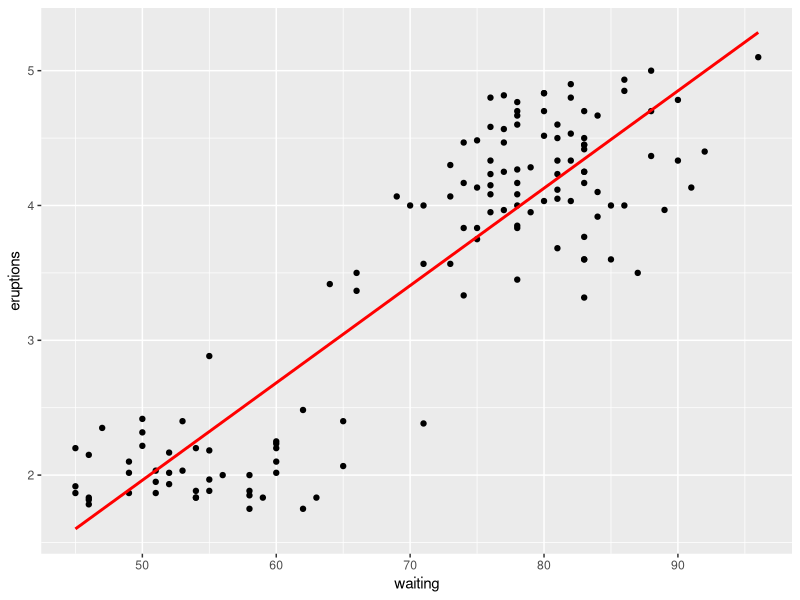
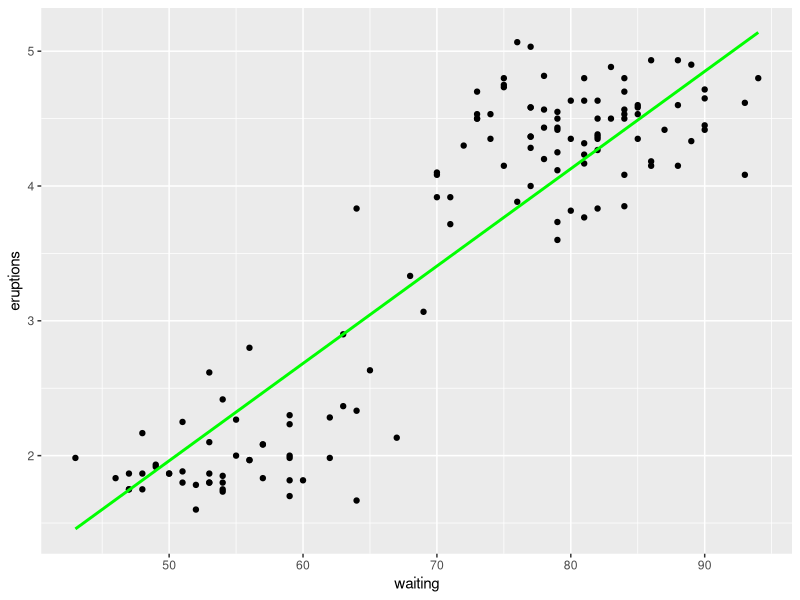
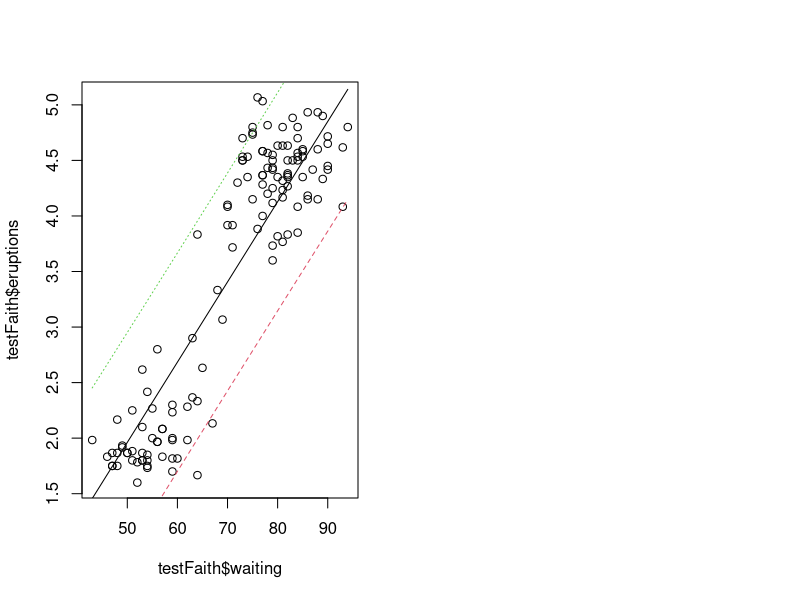

Here is the R script that generated these plots, in order:
# Linear Regression Simple Example with faithful dataset
library(caret)
data("faithful")
set.seed(333)

inTrain <- createDataPartition(y = faithful$waiting, p = 0.5, list = F)
trainFaith <- faithful[inTrain, ]
testFaith <- faithful[-inTrain, ]

head(trainFaith)
p1 <- ggplot(trainFaith, aes(waiting, eruptions)) + geom_point()
p2 <- ggplot(testFaith, aes(waiting, eruptions)) + geom_point()
lm1 <- lm(eruptions ~ waiting, data = trainFaith)
summary(lm1)

ptrain <- p1 + geom_line(aes(y = lm1$fitted.values), size = 1, color = "red")

# coef(lm1)[1] + coef(lm1)[2] * 80
newdata <- data.frame(waiting = 80)
predict(lm1, newdata)

# Plot Predictions - training and testing
par(mfrow = c(1,2))
ptrain
ptest <- p2 + geom_line(aes(y = predict(lm1, newdata=testFaith)), color="green", size=1)
ptest

# Get Train/Test Errors
# RMSE train
sqrt(sum((lm1$fitted.values - trainFaith$eruptions)^2))
# RMSE test
sqrt(sum((predict(lm1, newdata = testFaith) - testFaith$eruptions)^2))

# Prediction Intervals
pred1 <- predict(lm1, newdata = testFaith, interval = "prediction")
ord <- order(testFaith$waiting)
plot(testFaith$waiting, testFaith$eruptions)
matlines(testFaith$waiting[ord], pred1[ord, ], type="l")

modFit <- train(eruptions ~ waiting, data = trainFaith, method = "lm")
summary(modFit$finalModel)



